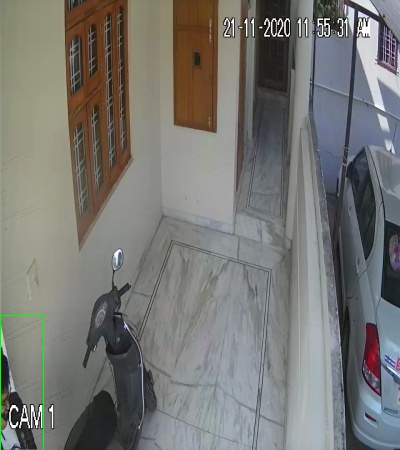
#> input picture motion_detection/transientMotionDetector/transientMotionDetector/frames/frame0.jpg, 400 x 450 px, given in place of the camera
$ python t_m_detector.py
#> lines starting #> are read from the running program, lines starting #| are printed output that depends on the picture


if __name__ == '__main__':
    """
    Transient  - short time motion tracker

    Description:
    This script runs a motion detector! It detects transient motion in a room
    and said movement is large enough, and recent enough, reports that there is
    motion!
    Run the script with a working webcam! You'll see how it works!
    """

    import imutils
    import cv2
    import numpy as np
    import time

    # =============================================================================
    # USER-SET PARAMETERS
    # =============================================================================

    # Number of frames to pass before changing the frame to compare the current
    # frame against
    FRAMES_TO_PERSIST = 1000

    # Minimum boxed area for a detected motion to count as actual motion
    # Use to filter out noise or small objects
    MIN_SIZE_FOR_MOVEMENT = 2000

    # Minimum length of time where no motion is detected it should take
    #(in program cycles) for the program to declare that there is no movement
    MOVEMENT_DETECTED_PERSISTENCE = 100


    # Counter for saving the photos & exiting the program
    count=0

    # =============================================================================
    # CORE PROGRAM
    # =============================================================================


    # Create capture object
    # cap = cv2.VideoCapture(5) # Flush the stream
    # cap.release()
    cap = cv2.VideoCapture(0) # Then start the webcam
    # cap = cv2.VideoCapture('rtsp://admin:admin123@192.168.0.104:554/')
    # fps = int(cap.get(cv2.CAP_PROP_FPS))
    # # initiates a video Writer - location/filename, writing format, fps, size(dimensions)
    # result = cv2.VideoWriter('motion_detection/filename.avi',
    #                        cv2.VideoWriter_fourcc(*'MJPG'),
    #                        fps, (534,400))


    # Init frame variables
    first_frame = None
    next_frame = None

    # Init display font and timeout counters
    font = cv2.FONT_HERSHEY_SIMPLEX
    delay_counter = 0
    movement_persistent_counter = 0


    # LOOP!
    while True:

        # Set transient motion detected as false
        transient_movement_flag = False

        # Read frame
        ret, frame = cap.read()
#> frame is the input picture: shape (450, 400, 3); mean B, G, R 115.4, 118.9, 118.9
        text = "Unoccupied"

        # If there's an error in capturing
        if not ret:
            print("CAPTURE ERROR")
            continue

        # Resize and save a greyscale version of the image
        frame = imutils.resize(frame, width = 750)
#> frame: shape (843, 750, 3)
        gray = cv2.cvtColor(frame, cv2.COLOR_BGR2GRAY)
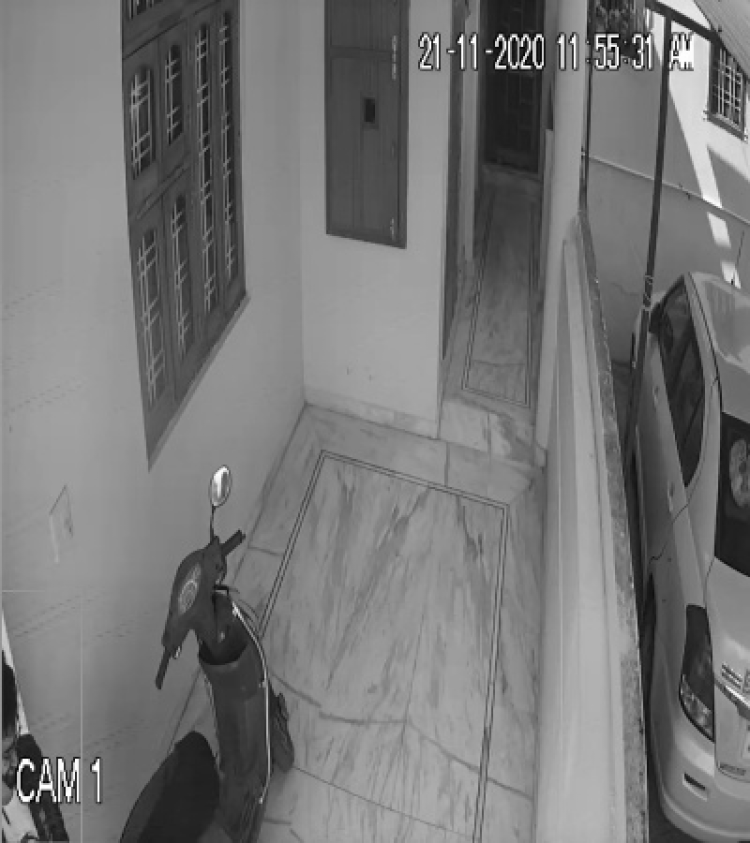
#> gray: shape (843, 750); min 0, max 255, mean 118.5

        # Blur it to remove camera noise (reducing false positives)
        gray = cv2.GaussianBlur(gray, (21, 21), 0)
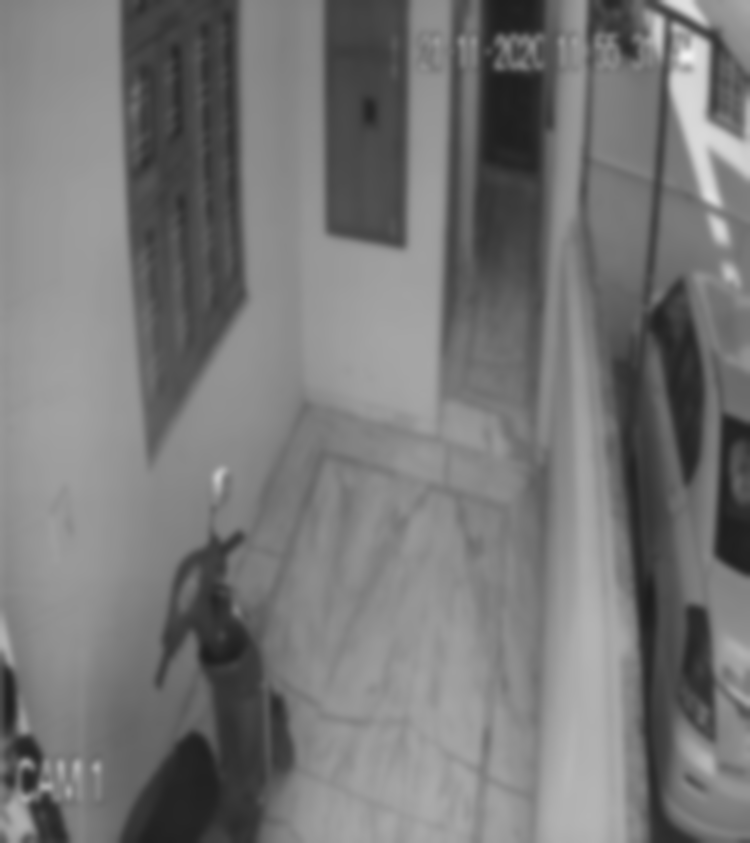
#> gray: shape (843, 750); min 29, max 243, mean 118.5

        # If the first frame is nothing, initialise it
        if first_frame is None:
            first_frame = gray

        delay_counter += 1

        # Otherwise, set the first frame to compare as the previous frame
        # But only if the counter reaches the appriopriate value
        # The delay is to allow relatively slow motions to be counted as large
        # motions if they're spread out far enough
        if delay_counter > FRAMES_TO_PERSIST:
            delay_counter = 0
            first_frame = next_frame


        # Set the next frame to compare (the current frame)
        next_frame = gray

        # Compare the two frames, find the difference
        frame_delta = cv2.absdiff(first_frame, next_frame)
#> frame_delta: shape (843, 750); every value is 0
        thresh = cv2.threshold(frame_delta, 25, 255, cv2.THRESH_BINARY)[1]

        # Fill in holes via dilate(), and find contours of the thesholds
        thresh = cv2.dilate(thresh, None, iterations = 2)
        cnts, _ = cv2.findContours(thresh.copy(), cv2.RETR_TREE, cv2.CHAIN_APPROX_SIMPLE)
#> cnts = []

        # loop over the contours
        for c in cnts:

            # Save the coordinates of all found contours
            (x, y, w, h) = cv2.boundingRect(c)

            # If the contour is too small, ignore it, otherwise, there's transient
            # movement
            if cv2.contourArea(c) > MIN_SIZE_FOR_MOVEMENT:
                transient_movement_flag = True

                # Draw a rectangle around big enough movements
                cv2.rectangle(frame, (x, y), (x + w, y + h), (0, 255, 0), 1)
#> this loop made 0 passes
                # print(x,y,w,h)
                # result.write(frame)


        # The moment something moves momentarily, reset the persistent
        # movement timer.
        if transient_movement_flag == True:
            movement_persistent_flag = True
            movement_persistent_counter = MOVEMENT_DETECTED_PERSISTENCE
            cv2.imwrite("transientMotionDetector/frames/frame{}.jpg".format(count), frame)
            count+=1

        # As long as there was a recent transient movement, say a movement
        # was detected
        if movement_persistent_counter > 0:
            text = "Movement Detected " + str(movement_persistent_counter)
            movement_persistent_counter -= 1
        else:
            text = "No Movement Detected"

        # Print the text on the screen, and display the raw and processed video
        # feeds
        cv2.putText(frame, str(text), (10,35), font, 0.75, (255,255,255), 2, cv2.LINE_AA)
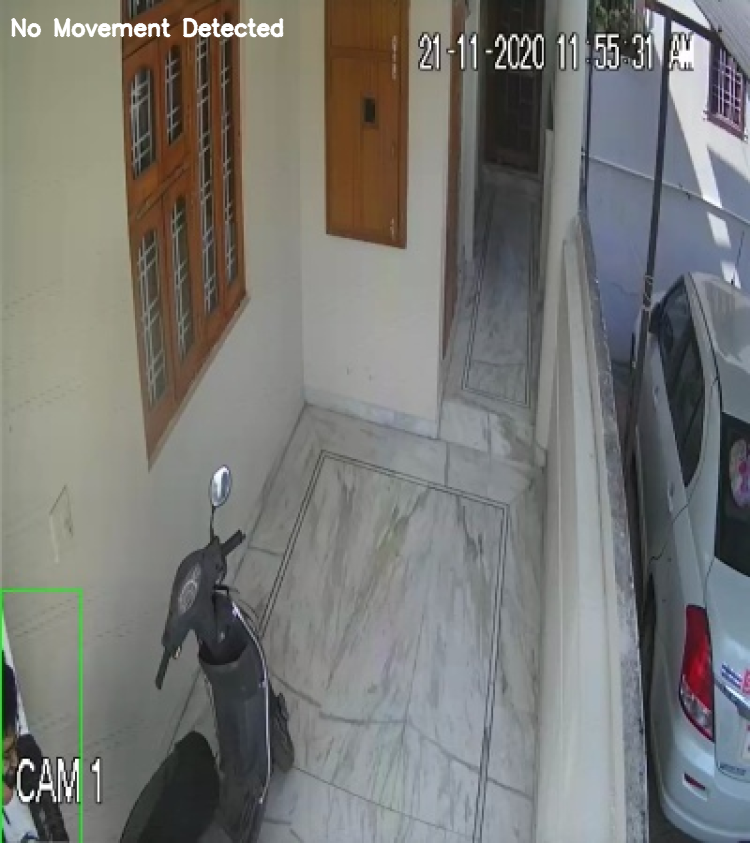
#> frame: shape (843, 750, 3); mean B, G, R 116, 119.5, 119.4

        # For if you want to show the individual video frames
    #    cv2.imshow("frame", frame)
    #    cv2.imshow("delta", frame_delta)

        # Convert the frame_delta to color for splicing
        frame_delta = cv2.cvtColor(frame_delta, cv2.COLOR_GRAY2BGR)
#> frame_delta: shape (843, 750, 3); every value is 0

        # Splice the two video frames together to make one long horizontal one
        # np.hstack((frame_delta, frame))
        cv2.imshow("frame", np.hstack((frame_delta, frame)))
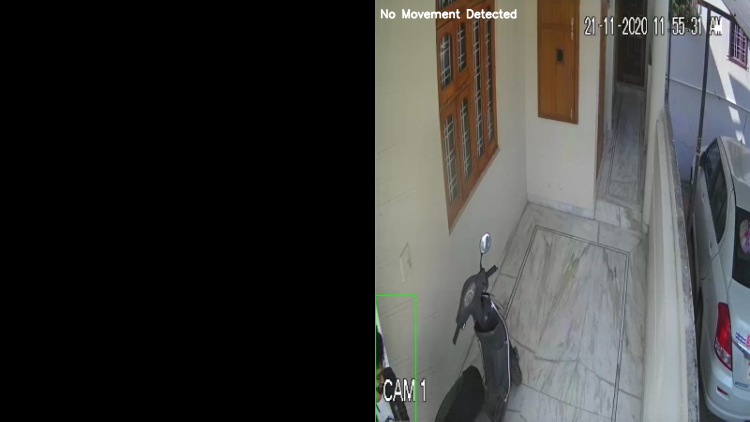
#> window 'frame': shape (843, 1500, 3) (shown at 1/2 size); mean B, G, R 58, 59.7, 59.7

        # Interrupt trigger by pressing q to quit the open CV program
        ch = cv2.waitKey(1)
#> (key q is pressed here)
        if ch & 0xFF == ord('q'):
            break
        #10 -fps


    # Cleanup when closed
    cv2.destroyAllWindows()
    cap.release()
